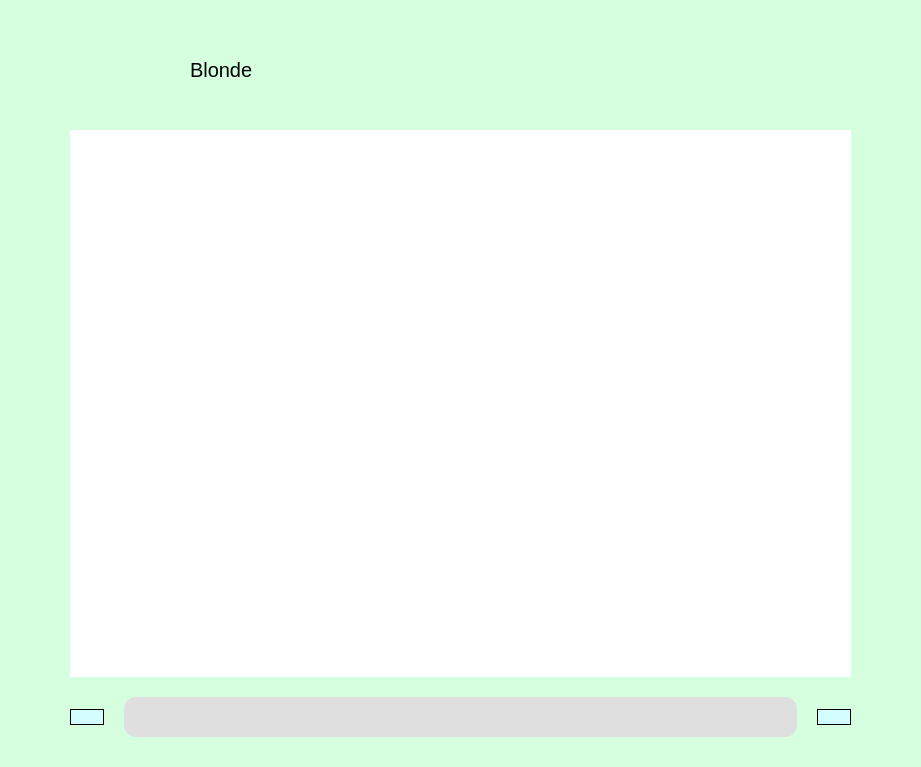
<?xml version="1.0" encoding="UTF-8"?>
<ui version="4.0">
 <class>Assistant</class>
 <widget class="QMainWindow" name="Assistant">
  <property name="geometry">
   <rect>
    <x>0</x>
    <y>0</y>
    <width>921</width>
    <height>767</height>
   </rect>
  </property>
  <property name="windowTitle">
   <string>MainWindow</string>
  </property>
  <property name="styleSheet">
   <string notr="true">#messageEdit{
	border-top-left-radius: 20px;
	border-top-right-radius: 20px;
	border-bottom-left-radius: 20px;
	border-bottom-right-radius: 20px;
}

#centralwidget{
	background-color: #d5ffdf;
}
#messageLine{
	border: none;
	background-color: #dfdfdf;
	border-top-left-radius: 12px;
	border-top-right-radius: 12px;
	border-bottom-left-radius: 12px;
	border-bottom-right-radius: 12px;
}
#sendBtn{
	background-color: #d4fdff;
	border: 1px solid #000000;
	border-radius: 25px;
}
#voiceMessageBtn{
	background-color: #d4fdff;
	border: 1px solid #000000;
	border-radius: 25px;
}</string>
  </property>
  <widget class="QWidget" name="centralwidget">
   <layout class="QVBoxLayout" name="verticalLayout_2">
    <property name="spacing">
     <number>20</number>
    </property>
    <property name="leftMargin">
     <number>70</number>
    </property>
    <property name="topMargin">
     <number>30</number>
    </property>
    <property name="rightMargin">
     <number>70</number>
    </property>
    <property name="bottomMargin">
     <number>30</number>
    </property>
    <item>
     <layout class="QHBoxLayout" name="horizontalLayout_2">
      <item>
       <widget class="QLabel" name="label_2">
        <property name="minimumSize">
         <size>
          <width>80</width>
          <height>80</height>
         </size>
        </property>
        <property name="maximumSize">
         <size>
          <width>100</width>
          <height>100</height>
         </size>
        </property>
        <property name="text">
         <string/>
        </property>
        <property name="pixmap">
         <pixmap>resources/blonde.png</pixmap>
        </property>
        <property name="scaledContents">
         <bool>false</bool>
        </property>
        <property name="wordWrap">
         <bool>false</bool>
        </property>
       </widget>
      </item>
      <item>
       <widget class="QLabel" name="label">
        <property name="font">
         <font>
          <pointsize>15</pointsize>
         </font>
        </property>
        <property name="text">
         <string>Blonde</string>
        </property>
       </widget>
      </item>
     </layout>
    </item>
    <item>
     <widget class="QPlainTextEdit" name="messageEdit">
      <property name="font">
       <font>
        <pointsize>10</pointsize>
       </font>
      </property>
      <property name="mouseTracking">
       <bool>false</bool>
      </property>
      <property name="styleSheet">
       <string notr="true"/>
      </property>
      <property name="readOnly">
       <bool>true</bool>
      </property>
      <property name="plainText">
       <string/>
      </property>
      <property name="overwriteMode">
       <bool>false</bool>
      </property>
      <property name="backgroundVisible">
       <bool>false</bool>
      </property>
     </widget>
    </item>
    <item>
     <layout class="QHBoxLayout" name="horizontalLayout">
      <item>
       <widget class="QPushButton" name="voiceMessageBtn">
        <property name="cursor">
         <cursorShape>PointingHandCursor</cursorShape>
        </property>
        <property name="text">
         <string/>
        </property>
        <property name="icon">
         <iconset resource="resource.qrc">
          <normaloff>:/Icons/resources/micrioIcon.png</normaloff>
          <activeoff>:/Icons/resources/zapisIcon.png</activeoff>
          <activeon>:/Icons/resources/micrioIcon.png</activeon>:/Icons/resources/micrioIcon.png</iconset>
        </property>
        <property name="iconSize">
         <size>
          <width>50</width>
          <height>50</height>
         </size>
        </property>
        <property name="flat">
         <bool>false</bool>
        </property>
       </widget>
      </item>
      <item>
       <widget class="QLineEdit" name="messageLine">
        <property name="minimumSize">
         <size>
          <width>0</width>
          <height>40</height>
         </size>
        </property>
        <property name="maximumSize">
         <size>
          <width>16777215</width>
          <height>16777215</height>
         </size>
        </property>
        <property name="font">
         <font>
          <pointsize>11</pointsize>
          <stylestrategy>PreferDefault</stylestrategy>
         </font>
        </property>
        <property name="toolTipDuration">
         <number>-5</number>
        </property>
        <property name="accessibleDescription">
         <string/>
        </property>
        <property name="styleSheet">
         <string notr="true"/>
        </property>
        <property name="inputMask">
         <string/>
        </property>
        <property name="text">
         <string/>
        </property>
        <property name="maxLength">
         <number>32763</number>
        </property>
        <property name="frame">
         <bool>true</bool>
        </property>
        <property name="echoMode">
         <enum>QLineEdit::Normal</enum>
        </property>
        <property name="cursorPosition">
         <number>0</number>
        </property>
        <property name="alignment">
         <set>Qt::AlignLeading|Qt::AlignLeft|Qt::AlignVCenter</set>
        </property>
        <property name="dragEnabled">
         <bool>false</bool>
        </property>
        <property name="clearButtonEnabled">
         <bool>true</bool>
        </property>
       </widget>
      </item>
      <item>
       <widget class="QPushButton" name="sendBtn">
        <property name="cursor">
         <cursorShape>PointingHandCursor</cursorShape>
        </property>
        <property name="styleSheet">
         <string notr="true">icon: url(:/Icons/resources/sendIcon.png)</string>
        </property>
        <property name="text">
         <string/>
        </property>
        <property name="icon">
         <iconset>
          <normaloff>resources/sendIcon.png</normaloff>resources/sendIcon.png</iconset>
        </property>
        <property name="iconSize">
         <size>
          <width>50</width>
          <height>50</height>
         </size>
        </property>
        <property name="shortcut">
         <string>Return</string>
        </property>
        <property name="autoDefault">
         <bool>false</bool>
        </property>
        <property name="default">
         <bool>false</bool>
        </property>
        <property name="flat">
         <bool>false</bool>
        </property>
       </widget>
      </item>
     </layout>
    </item>
   </layout>
  </widget>
 </widget>
 <resources>
  <include location="resource.qrc"/>
 </resources>
 <connections/>
</ui>
